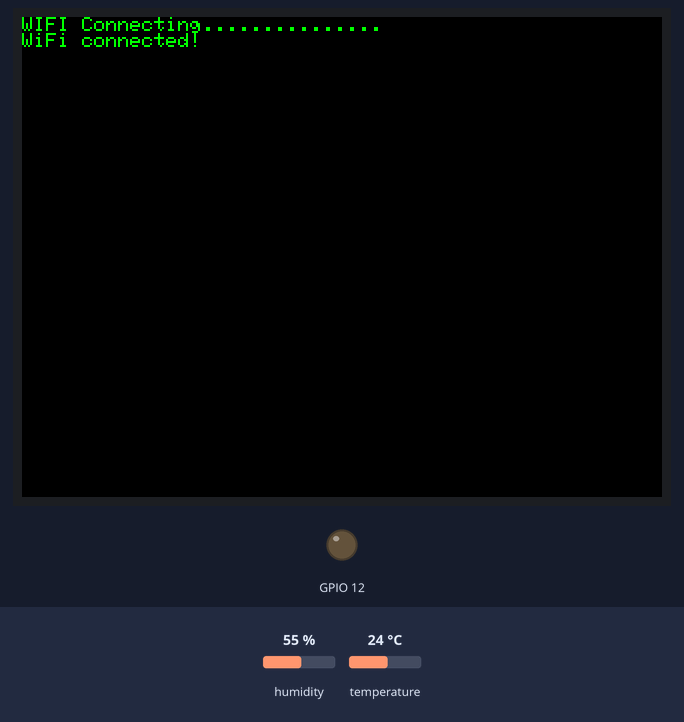
Bench run of a program on a simulated ESP32-C3. Parts: 320×240 colour display, output pins drawn as LEDs (lit = HIGH). The test bench sets the inputs (shaded band); at power-on: humidity 55 %, temperature 24 °C. WiFi joins after 1.5 s; servers stay silent unless stated; what the program prints to the serial monitor is not drawn.

Above: at 3.9 s.
At 7.0 s:
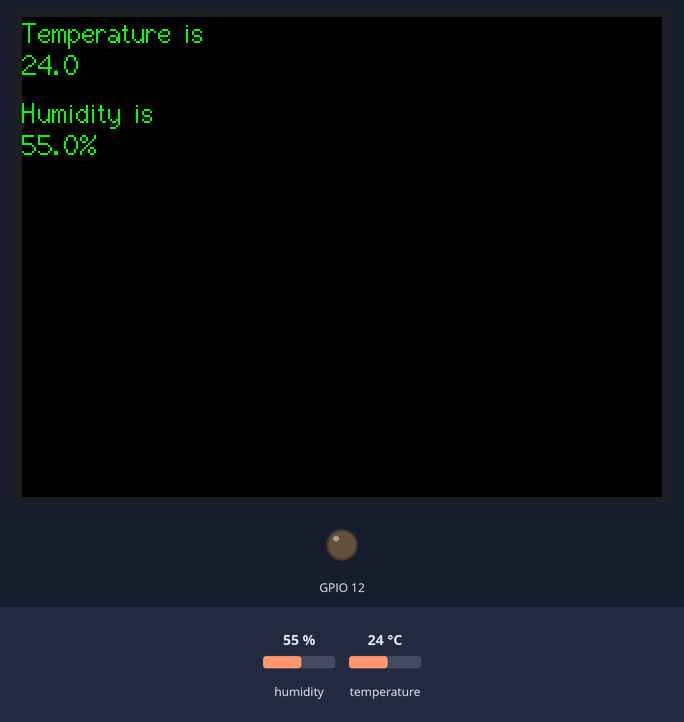
7.1 s: humidity set to 22 %
9.8 s: temperature set to 12 °C
At 11.4 s:
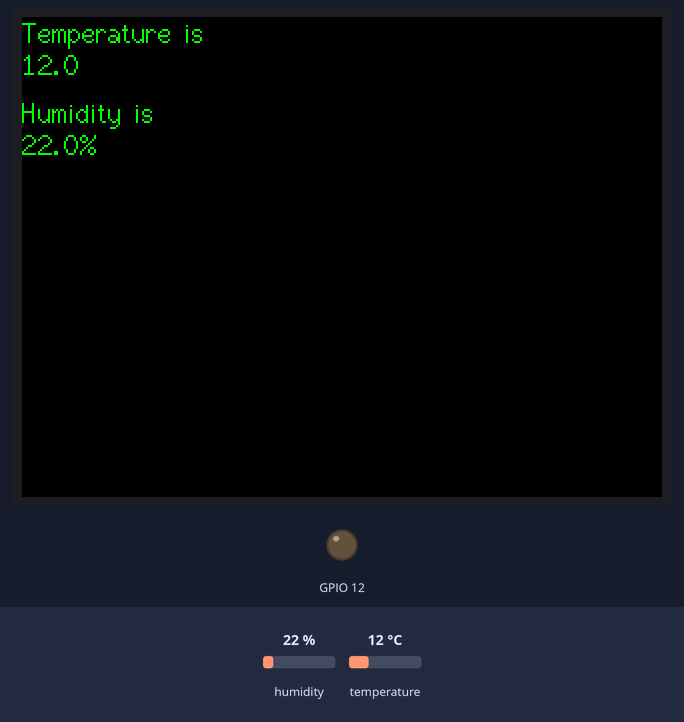
12.5 s: humidity set to 40 %
15.8 s: temperature set to 19 °C
Timing chart, 0 to 18.8 s (numbered marks = the images above; inputs shaded):
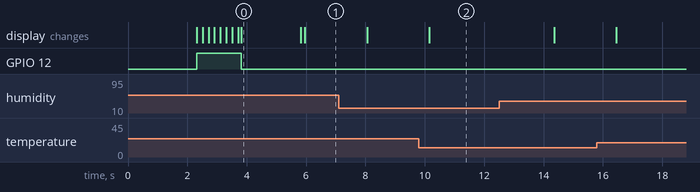

The program:

main.cpp
```cpp
#include <Arduino.h>
#include <TFT_eSPI.h> // Hardware-specific library
#include <SPI.h>
#include <Adafruit_Sensor.h>
#include <DHT.h>
#include <DHT_U.h>
#include <WiFi.h>

TFT_eSPI tft = TFT_eSPI();  // Invoke library, pins defined in User_Setup.h
TFT_eSprite spr = TFT_eSprite(&tft);
// 温湿度处理
#define DHTFeature 1
#define DHTTYPE    DHT11     // DHT 11
#define DHTPIN 0     // 传感器针脚Digital pin connected to the DHT sensor

const char* ssid     = "MOON-WIFI-511";    	 // WIFI账户
const char* password = "123qazwsxedc456";	 // WIFI密码

// 气压计处理
// #define BMP180 1
// Adafruit_BMP085 bmp;

DHT dht(DHTPIN, DHTTYPE);

void setup4DHT11() {
  #ifdef DHTFeature
  dht.begin();
  #endif
}

void dhtRead() {
  #ifdef DHTFeature
  float hum = dht.readHumidity();
  float tem = dht.readTemperature();
  spr.drawRect(0, 0, 160, 80, TFT_BLACK);
  spr.setCursor(0, 0);

  spr.fillSprite(TFT_BLACK);
  spr.setTextColor(TFT_GREEN, TFT_BLACK);
  spr.setTextSize(1);
  spr.setCursor(0, 0);
  spr.print("Temperature is\n"); spr.println(tem, 1); //默认是保留两位小数，这里我们保留一位小数
  spr.setCursor(0, 40);
  spr.print("Humidity is\n"); spr.print(hum, 1);spr.println("%");
  spr.pushSprite(0, 0);
  #endif
}

void setup()
{
  Serial.begin(115200);
  pinMode(12,OUTPUT);
  setup4DHT11();

  tft.init();
  tft.setRotation(3);

  // Create a sprite of defined size
  spr.createSprite(160, 80);

  // Clear the TFT screen to black
  spr.setTextFont(2);
  tft.fillScreen(TFT_BLACK);
  tft.setTextColor(TFT_GREEN, TFT_BLACK);
  tft.setTextSize(1);
  tft.setCursor(5, 12);
  tft.println("Code by");
  tft.setCursor(15, 40);
  tft.setTextSize(2);
  tft.println("SectionOne");
  delay(2000);

  WiFi.begin(ssid, password);
  tft.fillScreen(TFT_BLACK);//LCD清空
  tft.setCursor(0, 0);
  tft.setTextSize(1);
  tft.print("WIFI Connecting");
  while (WiFi.status() != WL_CONNECTED)
  {
    digitalWrite(12,1);
    delay(100);
    tft.print(".");
    digitalWrite(12,0);
  }

  tft.println();
  tft.println("WiFi connected!");
  delay(2000);
  tft.fillScreen(TFT_BLACK);
}

void loop() {
  Serial.printf("Section-running");
  dhtRead();


  // if (digitalRead(12) == 1) {
  //   digitalWrite(12,0);
  // } else {
  //   digitalWrite(12,1);
  // }

  delay(1000);
}
```

Measured:
- after the input at 9.8 s, the display: changes after 0.36 s (image 2)
- what the display in image 0 shows lasts 2.0 s, from 3.8 s to 5.8 s
